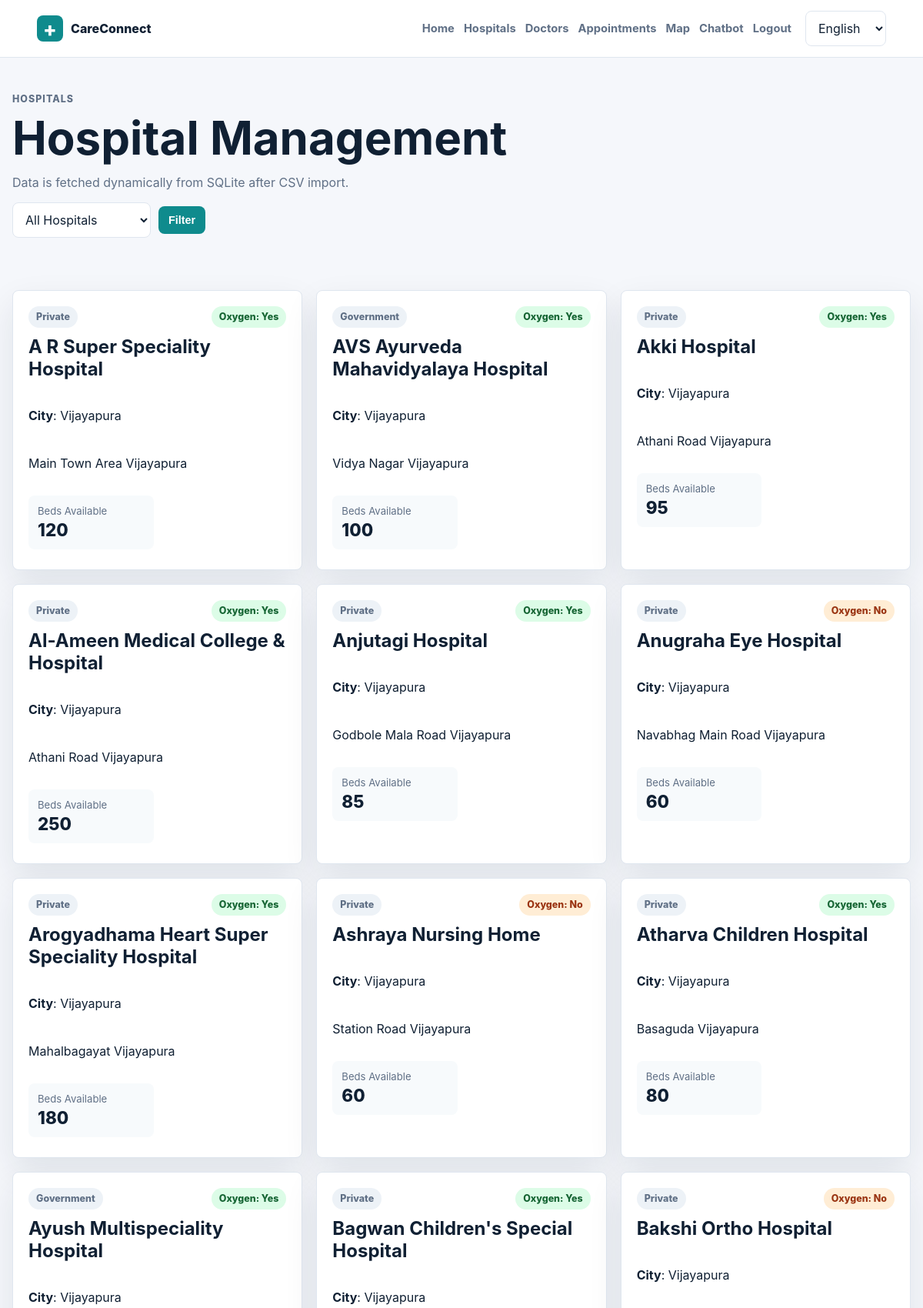
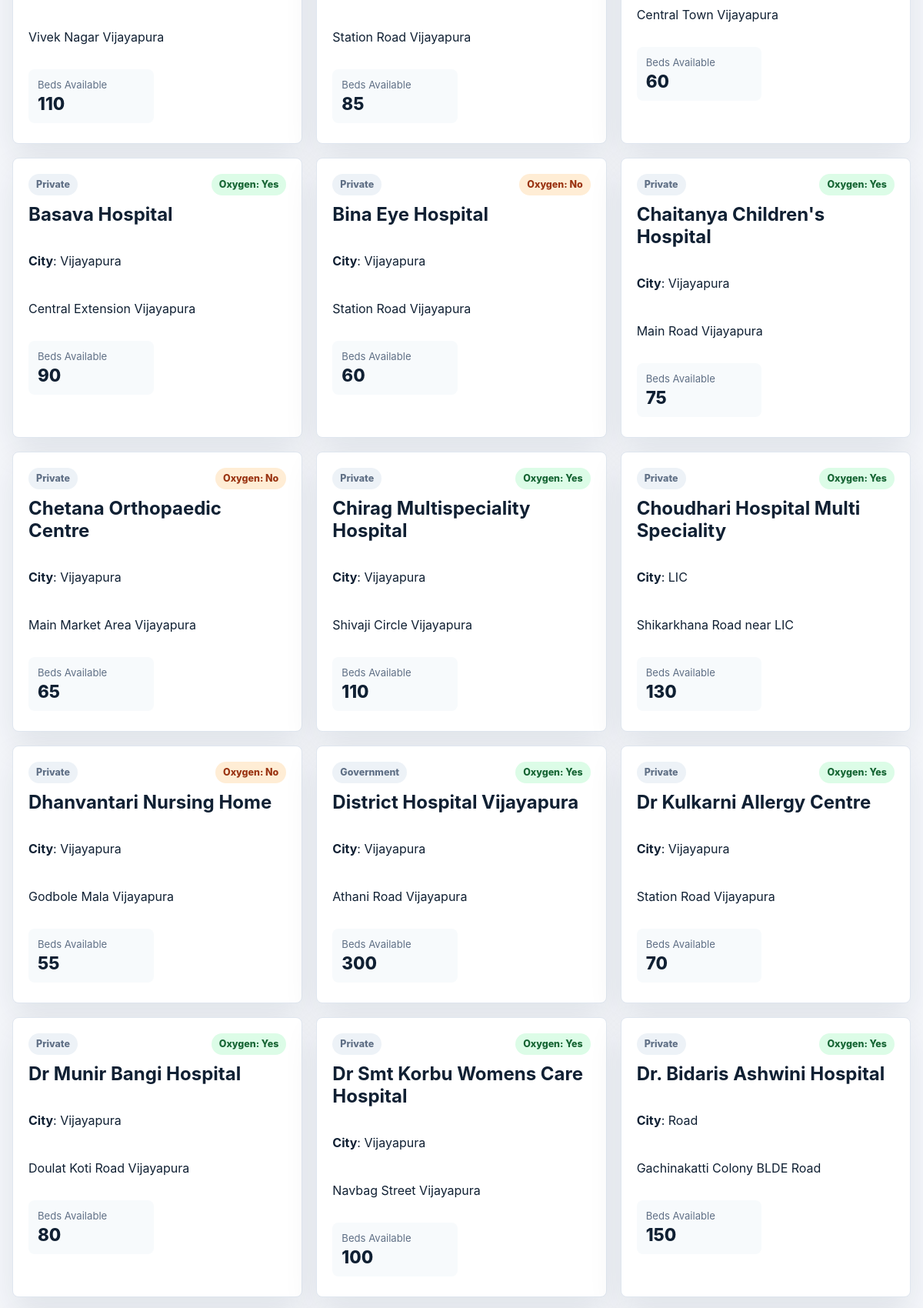
/hospitals (signed in, upper part), run on the app's committed database (2 pictures, top to bottom).
### tables this page shows
CREATE TABLE hospitals (
            id INTEGER PRIMARY KEY AUTOINCREMENT,
            name TEXT NOT NULL UNIQUE,
            type TEXT NOT NULL,
            city TEXT NOT NULL,
            address TEXT NOT NULL,
            beds_available INTEGER NOT NULL DEFAULT 0,
            oxygen_available TEXT NOT NULL DEFAULT 'No',
            latitude REAL NOT NULL DEFAULT 0,
            longitude REAL NOT NULL DEFAULT 0
        );

### app.py (the view)
@app.route("/hospitals")
@login_required
def hospitals():
    hospital_type = request.args.get("type", "")
    if hospital_type in {"Government", "Private"}:
        rows = query_db("SELECT * FROM hospitals WHERE type = ? ORDER BY name", (hospital_type,))
    else:
        rows = query_db("SELECT * FROM hospitals ORDER BY name")
    return render_template("hospitals.html", hospitals=rows, selected_type=hospital_type)

### app.py (called while the page is built)
def query_db(sql, params=(), one=False):
    conn = get_connection()
    rows = conn.execute(sql, params).fetchall()
    conn.close()
    return rows[0] if one and rows else (None if one else rows)

def current_user():
    user_id = session.get("user_id")
    if not user_id:
        return None
    return query_db("SELECT id, name, email FROM users WHERE id = ?", (user_id,), one=True)

def login_required(route_function):
    @wraps(route_function)
    def wrapper(*args, **kwargs):
        if not current_user():
            flash("Please login to continue.", "error")
            return redirect(url_for("login"))
        return route_function(*args, **kwargs)
    return wrapper

@app.context_processor
def inject_common_data():
    return {"current_user": current_user(), "year": datetime.now().year}

### database.py (called while the page is built)
def get_connection():
    conn = sqlite3.connect(DB_NAME)
    conn.row_factory = sqlite3.Row
    return conn

### templates/hospitals.html (shortened to what this page needs)
{% extends "base.html" %}
{% block content %}
<section class="page-header">
    <p class="eyebrow" data-i18n="hospitals">Hospitals</p>
    <h1 data-i18n="hospital_management">Hospital Management</h1>
    <p data-i18n="hospital_subtitle">Data is fetched dynamically from SQLite after CSV import.</p>
    <form class="filters" method="get">
        <select name="type">
            <option value="" data-i18n="all_hospitals">All Hospitals</option>
        </select>
        <button class="btn small" type="submit" data-i18n="filter">Filter</button>
    </form>
</section>
<section class="card-grid">
    {% for hospital in hospitals %}
    <article class="data-card">
        <div class="card-top">
            <span class="badge">{{ hospital.type }}</span>
            <span class="oxygen {{ 'ok' if hospital.oxygen_available == 'Yes' else 'low' }}">Oxygen: {{ hospital.oxygen_available }}</span>
        </div>
        <h2>{{ hospital.name }}</h2>
        <p><strong data-i18n="city">City</strong>: {{ hospital.city }}</p>
        <p>{{ hospital.address }}</p>
        <dl class="metric-row">
            <div><dt data-i18n="beds_available">Beds Available</dt><dd>{{ hospital.beds_available }}</dd></div>
        </dl>
    </article>
    {% else %}
        <p class="empty">No hospitals found.</p>
    {% endfor %}
</section>
{% endblock %}

### static/css/style.css (style rules this page uses)
:root { --bg: #f5f7fb; --surface: #ffffff; --text: #102033; --muted: #607086; --line: #dfe6ef; --primary: #0f8b8d; --primary-dark: #0a686a; --accent: #f25f5c; --success: #16a34a; --warning: #d97706; --shadow: 0 18px 45px rgba(16, 32, 51, 0.09); }
* { box-sizing: border-box; }
body { margin: 0; font-family: Inter, ui-sans-serif, system-ui, -apple-system, BlinkMacSystemFont, "Segoe UI", sans-serif; background: var(--bg); color: var(--text); }
.language-select, input, select, textarea { border: 1px solid var(--line); border-radius: 8px; background: #fff; color: var(--text); padding: 11px 12px; font: inherit; width: 100%; }
.btn { display: inline-flex; align-items: center; justify-content: center; min-height: 42px; padding: 0 18px; border: 0; border-radius: 8px; background: var(--primary); color: #fff; font-weight: 750; cursor: pointer; }
.btn.small { min-height: 36px; padding: 0 13px; font-size: 0.9rem; }
.hero h1, .page-header h1 { margin: 0; max-width: 860px; font-size: clamp(2rem, 5vw, 4.5rem); line-height: 1.03; letter-spacing: 0; }
.hero p, .page-header p { color: var(--muted); max-width: 700px; }
.eyebrow { color: var(--primary); text-transform: uppercase; letter-spacing: 0.08em; font-size: 0.78rem; font-weight: 850; }
.hero-panel, .panel, .auth-card, .data-card, .feature-card, .chat-card { background: var(--surface); border: 1px solid var(--line); border-radius: 8px; box-shadow: var(--shadow); }
.stat-grid, .feature-grid, .card-grid, .admin-grid, .dashboard-grid { display: grid; gap: 18px; }
.section, .page-header, .flash-wrap, .dashboard-grid, .card-grid, .admin-grid, .map-layout, .chat-shell, .panel { margin: 0 auto; width: min(1180px, calc(100% - 32px)); }
.section, .page-header, .dashboard-grid, .card-grid, .admin-grid, .map-layout, .chat-shell { padding: 34px 0; }
.section-heading h2, .panel h2, .data-card h2, .feature-card h3 { margin: 0 0 10px; }
.feature-card, .data-card, .panel, .auth-card { padding: 20px; }
.card-grid { grid-template-columns: repeat(3, 1fr); }
.data-card { display: flex; flex-direction: column; gap: 10px; }
.card-top, .card-actions, .panel-title, .filters, .two-cols { display: flex; align-items: center; gap: 10px; }
.card-top, .panel-title { justify-content: space-between; }
.filters { flex-wrap: wrap; }
.filters select { max-width: 180px; }
.badge, .oxygen { display: inline-flex; align-items: center; min-height: 28px; padding: 0 10px; border-radius: 999px; background: #edf2f7; color: var(--muted); font-size: 0.78rem; font-weight: 800; }
.oxygen.ok { background: #dcfce7; color: #166534; }
.oxygen.low { background: #ffedd5; color: #9a3412; }
.metric-row { display: grid; grid-template-columns: 1fr 1fr; gap: 10px; margin: 6px 0; }
.metric-row div { padding: 12px; border-radius: 8px; background: #f7fafc; }
dt { color: var(--muted); font-size: 0.82rem; }
dd { margin: 3px 0 0; font-size: 1.4rem; font-weight: 850; }

### data on the page
hospitals: type "Private", oxygen_available "Yes", name "A R Super Speciality Hospital", city "Vijayapura", address "Main Town Area Vijayapura", beds_available "120"
hospitals: type "Government", oxygen_available "Yes", name "AVS Ayurveda Mahavidyalaya Hospital", city "Vijayapura", address "Vidya Nagar Vijayapura", beds_available "100"
hospitals: type "Private", oxygen_available "Yes", name "Akki Hospital", city "Vijayapura", address "Athani Road Vijayapura", beds_available "95"
hospitals: type "Private", oxygen_available "Yes", name "Al-Ameen Medical College & Hospital", city "Vijayapura", address "Athani Road Vijayapura", beds_available "250"
hospitals: type "Private", oxygen_available "Yes", name "Anjutagi Hospital", city "Vijayapura", address "Godbole Mala Road Vijayapura", beds_available "85"
hospitals: type "Private", oxygen_available "No", name "Anugraha Eye Hospital", city "Vijayapura", address "Navabhag Main Road Vijayapura", beds_available "60"
hospitals: type "Private", oxygen_available "Yes", name "Arogyadhama Heart Super Speciality Hospital", city "Vijayapura", address "Mahalbagayat Vijayapura", beds_available "180"
hospitals: type "Private", oxygen_available "No", name "Ashraya Nursing Home", city "Vijayapura", address "Station Road Vijayapura", beds_available "60"
hospitals: type "Private", oxygen_available "Yes", name "Atharva Children Hospital", city "Vijayapura", address "Basaguda Vijayapura", beds_available "80"
hospitals: type "Government", oxygen_available "Yes", name "Ayush Multispeciality Hospital", city "Vijayapura", address "Vivek Nagar Vijayapura", beds_available "110"
hospitals: type "Private", oxygen_available "Yes", name "Bagwan Children's Special Hospital", city "Vijayapura", address "Station Road Vijayapura", beds_available "85"
hospitals: type "Private", oxygen_available "No", name "Bakshi Ortho Hospital", city "Vijayapura", address "Central Town Vijayapura", beds_available "60"
hospitals: type "Private", oxygen_available "Yes", name "Basava Hospital", city "Vijayapura", address "Central Extension Vijayapura", beds_available "90"
hospitals: type "Private", oxygen_available "No", name "Bina Eye Hospital", city "Vijayapura", address "Station Road Vijayapura", beds_available "60"
hospitals: type "Private", oxygen_available "Yes", name "Chaitanya Children's Hospital", city "Vijayapura", address "Main Road Vijayapura", beds_available "75"
hospitals: type "Private", oxygen_available "No", name "Chetana Orthopaedic Centre", city "Vijayapura", address "Main Market Area Vijayapura", beds_available "65"
hospitals: type "Private", oxygen_available "Yes", name "Chirag Multispeciality Hospital", city "Vijayapura", address "Shivaji Circle Vijayapura", beds_available "110"
hospitals: type "Private", oxygen_available "Yes", name "Choudhari Hospital Multi Speciality", city "LIC", address "Shikarkhana Road near LIC", beds_available "130"
hospitals: type "Private", oxygen_available "No", name "Dhanvantari Nursing Home", city "Vijayapura", address "Godbole Mala Vijayapura", beds_available "55"
hospitals: type "Government", oxygen_available "Yes", name "District Hospital Vijayapura", city "Vijayapura", address "Athani Road Vijayapura", beds_available "300"
hospitals: type "Private", oxygen_available "Yes", name "Dr Kulkarni Allergy Centre", city "Vijayapura", address "Station Road Vijayapura", beds_available "70"
hospitals: type "Private", oxygen_available "Yes", name "Dr Munir Bangi Hospital", city "Vijayapura", address "Doulat Koti Road Vijayapura", beds_available "80"
hospitals: type "Private", oxygen_available "Yes", name "Dr Smt Korbu Womens Care Hospital", city "Vijayapura", address "Navbag Street Vijayapura", beds_available "100"
hospitals: type "Private", oxygen_available "Yes", name "Dr. Bidaris Ashwini Hospital", city "Road", address "Gachinakatti Colony BLDE Road", beds_available "150"
